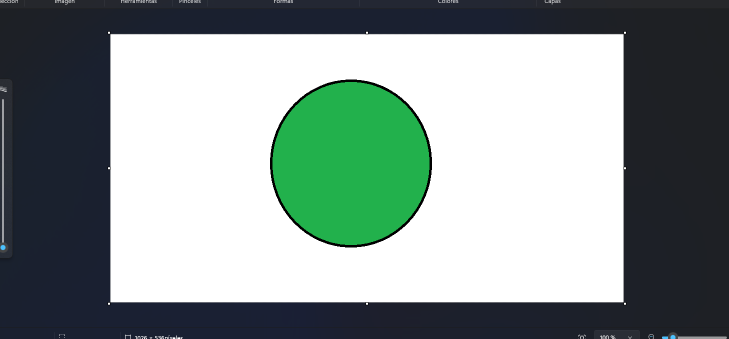
#> input picture src/prueba2.png, 1458 x 677 px, found by its file name (shown at 1/2 size)
$ python medidas.py
#> lines starting #> are read from the running program, lines starting #| are printed output that depends on the picture; after the words box and inside, x2 and y2 are one past the last pixel; in counts of white or black regions, pixels touching at a corner belong together
#> further down, imagen is the input picture: shape (677, 1458, 3); mean B, G, R 145.9, 149.5, 136
import cv2
import numpy as np

def ordenar_puntos(puntos):
    n_puntos = np.concatenate([puntos[0], puntos[1], puntos[2], puntos[3]]).tolist()
    y_order = sorted(n_puntos, key=lambda n_puntos: n_puntos[1])
    x1_order = y_order[:2]
    x1_order = sorted(x1_order, key=lambda x1_order: x1_order[0])
    x2_order = y_order[2:4]
    x2_order = sorted(x2_order, key=lambda x2_order: x2_order[0])
    return [x1_order[0], x1_order[1], x2_order[0], x2_order[1]]

def roi(image, ancho, alto):
#> called with ancho = 1080, alto = 720
    imagen_alineada = None
    gray = cv2.cvtColor(image, cv2.COLOR_BGR2GRAY)
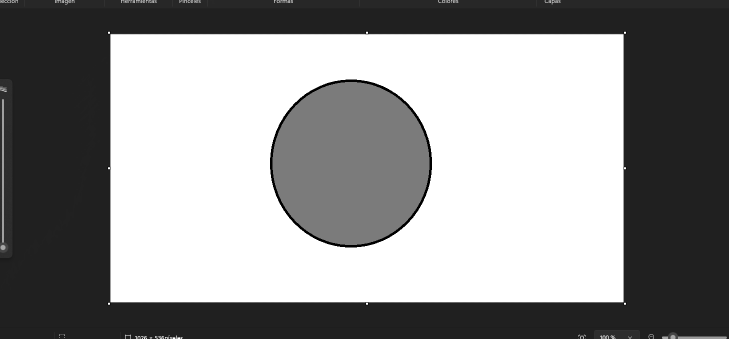
#> gray: shape (677, 1458) (shown at 1/2 size); min 0, max 255, mean 145.1
    _, th = cv2.threshold(gray, 150, 255, cv2.THRESH_BINARY)
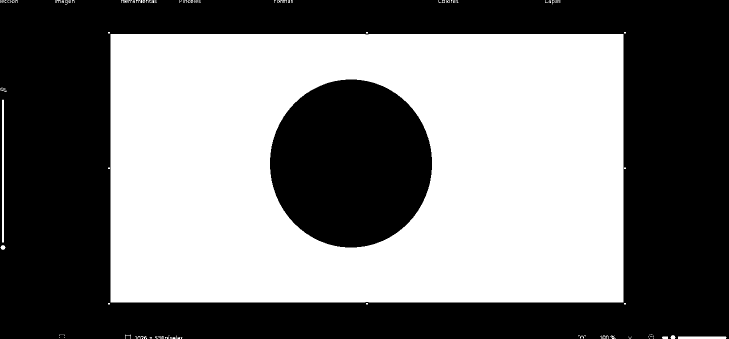
#> th: shape (677, 1458) (shown at 1/2 size); 47.5% white; 106 white regions (87 under 20 px)
    cnts = cv2.findContours(th, cv2.RETR_EXTERNAL, cv2.CHAIN_APPROX_SIMPLE)[0]
#> cnts = 106 contours, 96 with area under 20; largest, box (x1, y1, x2, y2) and area: (221, 68, 1247, 605) 549388, (4, 199, 8, 485) 854, (1356, 673, 1453, 677) 287, (1, 490, 11, 500) 55, (1341, 670, 1351, 677) 40
    cnts = sorted(cnts, key=cv2.contourArea, reverse=True)[:1]
#> cnts = 1 contour; box (x1, y1, x2, y2) and area: (221, 68, 1247, 605) 549388
    for c in cnts:
        epsilon = 0.01 * cv2.arcLength(c, True)
        approx = cv2.approxPolyDP(c, epsilon, True)
        if len(approx) == 4:
            puntos = ordenar_puntos(approx)
            pts1 = np.float32(puntos)
            pts2 = np.float32([[0, 0], [ancho, 0], [0, alto], [ancho, alto]])
            M = cv2.getPerspectiveTransform(pts1, pts2)
            imagen_alineada = cv2.warpPerspective(image, M, (ancho, alto))
#> this loop made 1 pass
#> (epsilon, n_puntos in ordenar_puntos, pts1, pts2) on pass 1: (31.24, [[221, 68], [221, 604], [1246, 604], [1246, 68]], [[221, 68], [1246, 68], [221, 604], [1246, 604]], [[0, 0], [1080, 0], [0, 720], [1080, 720]])
#> pass 1, in roi, `imagen_alineada = cv2.warpPerspective(image, M, (ancho, alto))`:
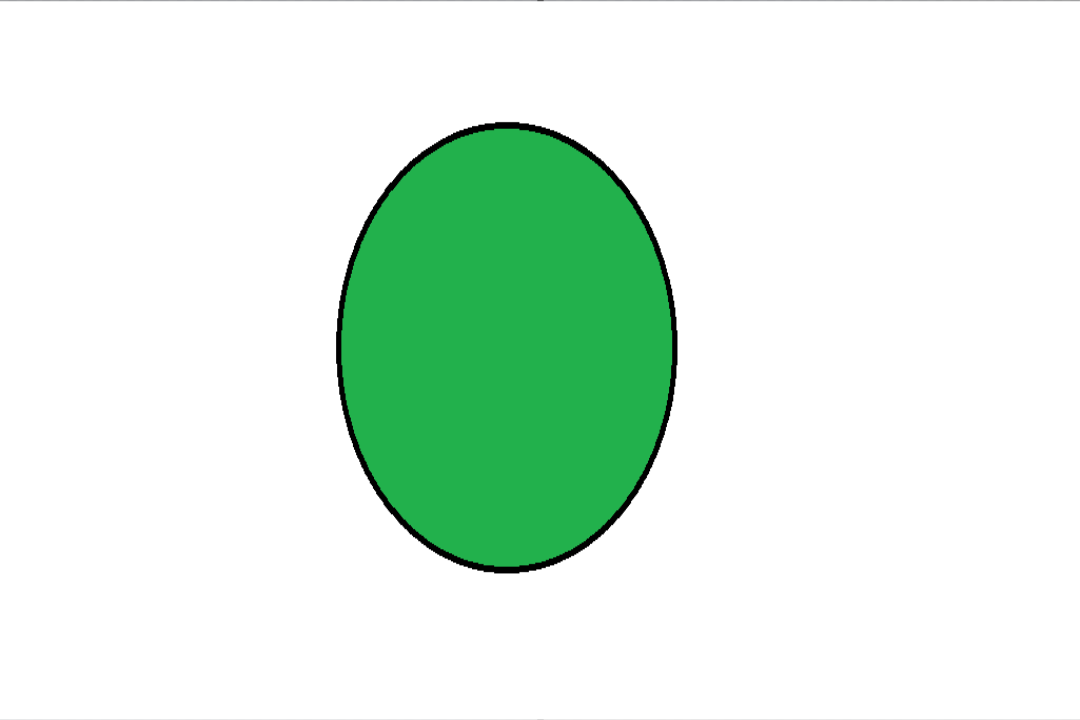
#> imagen_alineada: shape (720, 1080, 3); mean B, G, R 226.3, 241, 220.1
    return imagen_alineada

# Cargar imagen proporcionada
imagen = cv2.imread('src/prueba2.png')

if imagen is not None:
    imagen_A4 = roi(imagen, ancho=1080, alto=720)
    if imagen_A4 is None:
        imagen_A4 = imagen.copy()

    imagenHSV = cv2.cvtColor(imagen_A4, cv2.COLOR_BGR2HSV)
#> imagenHSV: shape (720, 1080, 3); mean H, S, V 10.6, 30.4, 241

    # Rango de verde
    verdeBajo = np.array([36, 25, 25], np.uint8)
    verdeAlto = np.array([86, 255, 255], np.uint8)

    maskVerde = cv2.inRange(imagenHSV, verdeBajo, verdeAlto)
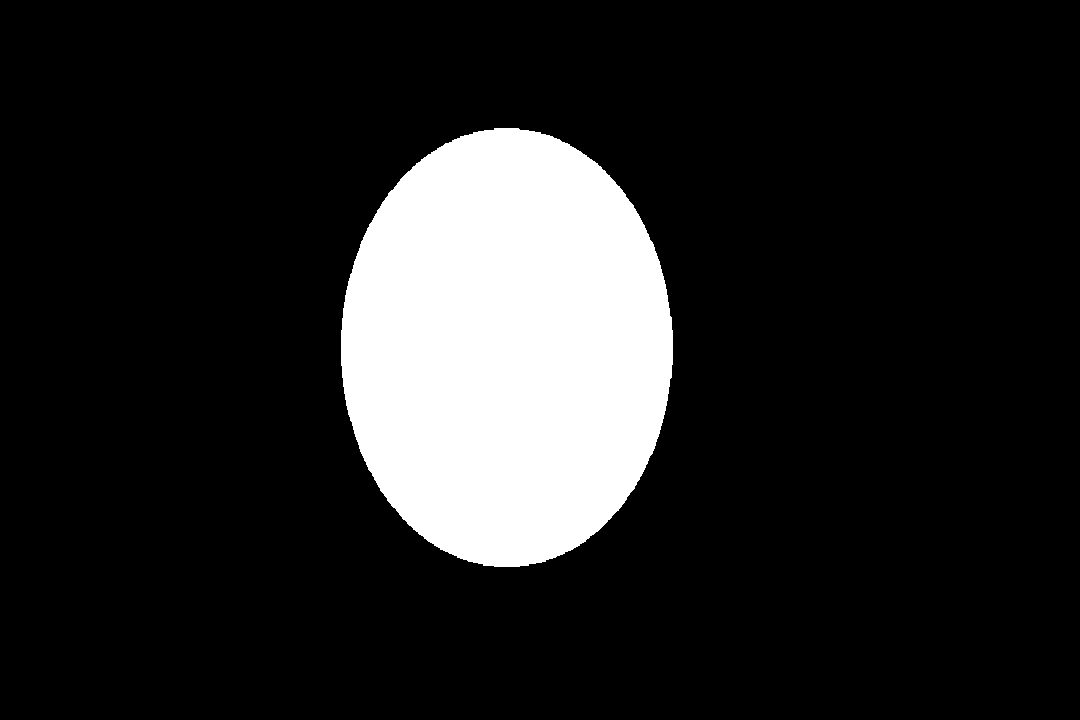
#> maskVerde: shape (720, 1080); 14.7% white; 1 white region
    cnts = cv2.findContours(maskVerde, cv2.RETR_EXTERNAL, cv2.CHAIN_APPROX_SIMPLE)[0]
#> cnts = 1 contour; box (x1, y1, x2, y2) and area: (341, 128, 673, 567) 113736
    cnts = sorted(cnts, key=cv2.contourArea, reverse=True)

    if cnts:
        c = cnts[0]
#> c = contour of 546 points, box (x1, y1, x2, y2) (341, 128, 673, 567), area 113736
        x, y, w, h = cv2.boundingRect(c)
#> x = 341; y = 128; w = 332; h = 439

        # Conversiones a centímetros
        cm_por_pixel_ancho = 21.0 / imagen_A4.shape[1]
#> cm_por_pixel_ancho = 0.0194
        cm_por_pixel_alto = 29.7 / imagen_A4.shape[0]
#> cm_por_pixel_alto = 0.0413

        ancho_cm = w * cm_por_pixel_ancho
#> ancho_cm = 6.46
        alto_cm = h * cm_por_pixel_alto
#> alto_cm = 18.11

        # Dibujar rectángulo
        cv2.rectangle(imagen_A4, (x, y), (x + w, y + h), (0, 0, 255), 2)

        # Líneas horizontales y verticales con color claro
        color_linea = (255, 255, 255)  # blanco
        centro_izq = (x, y + h // 2)
#> centro_izq = (341, 347)
        centro_der = (x + w, y + h // 2)
#> centro_der = (673, 347)
        centro_arriba = (x + w // 2, y)
#> centro_arriba = (507, 128)
        centro_abajo = (x + w // 2, y + h)
#> centro_abajo = (507, 567)

        cv2.line(imagen_A4, centro_izq, centro_der, color_linea, 2)
        cv2.line(imagen_A4, centro_arriba, centro_abajo, color_linea, 2)

        # Texto de dimensiones externas
        font = cv2.FONT_HERSHEY_SIMPLEX
        font_scale = 0.7
        thickness = 2
        color_fuera = (0, 0, 255)  # rojo

        cv2.putText(imagen_A4, f"Ancho: {ancho_cm:.2f} cm", (x + w + 10, y + 30), font, font_scale, color_fuera, thickness)
        cv2.putText(imagen_A4, f"Alto: {alto_cm:.2f} cm", (x + w + 10, y + 60), font, font_scale, color_fuera, thickness)

        # Texto sobre las líneas internas en blanco con sombra negra
        color_texto_dentro = (255, 255, 255)  # blanco
        sombra = (0, 0, 0)  # negro

        mid_h = ((centro_izq[0] + centro_der[0]) // 2, centro_izq[1] - 10)
#> mid_h = (507, 337)
        mid_v = (centro_arriba[0] + 10, (centro_arriba[1] + centro_abajo[1]) // 2)
#> mid_v = (517, 347)

        # Posiciones para los textos de medidas internas (más separados)
        offset_texto = 40  # distancia extra para separar

        mid_h = (
            (centro_izq[0] + centro_der[0]) // 2 - 50,
            centro_izq[1] - offset_texto
        )
#> mid_h = (457, 307)
        mid_v = (
            centro_arriba[0] + offset_texto,
            (centro_arriba[1] + centro_abajo[1]) // 2 + 30
        )
#> mid_v = (547, 377)

        # Sombra (negro) para mejor visibilidad
        cv2.putText(imagen_A4, f"{ancho_cm:.2f} cm", (mid_h[0] + 1, mid_h[1] + 1), font, 0.6, sombra, 2)
        cv2.putText(imagen_A4, f"{alto_cm:.2f} cm", (mid_v[0] + 1, mid_v[1] + 1), font, 0.6, sombra, 2)
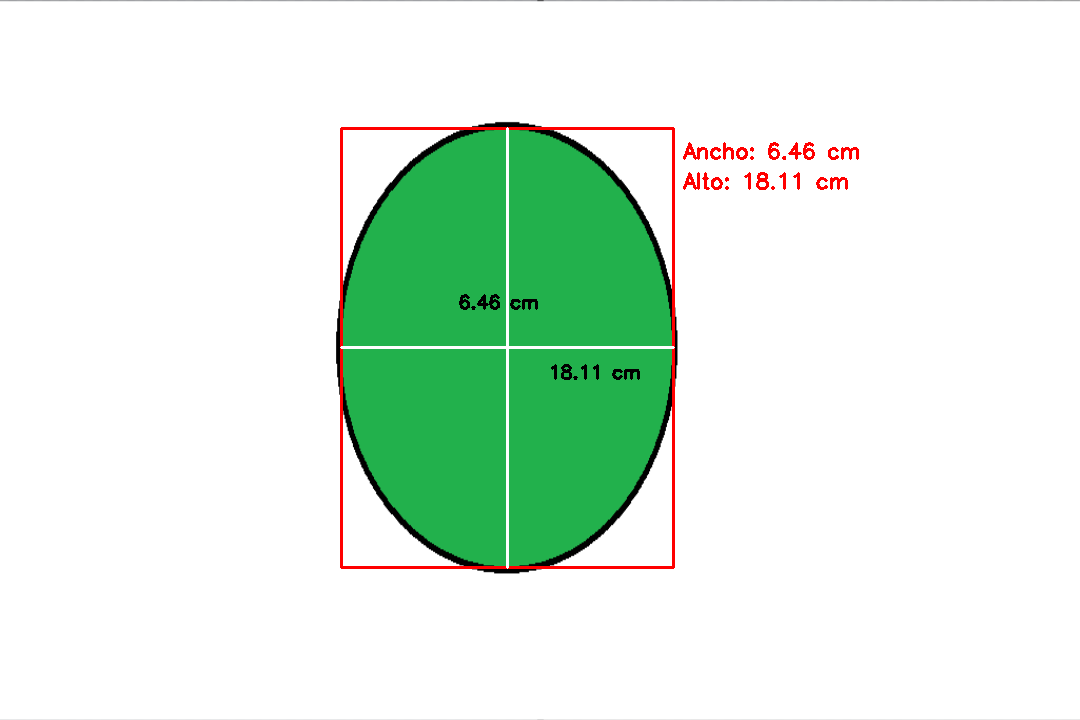
#> imagen_A4: shape (720, 1080, 3); mean B, G, R 224.9, 239.2, 221.1

        # Texto principal (blanco)
        cv2.putText(imagen_A4, f"{ancho_cm:.2f} cm", mid_h, font, 0.6, color_texto_dentro, 1)
#> imagen_A4: shape (720, 1080, 3); 0.02% of pixels changed, all inside (x1, y1, x2, y2) = (459, 294, 536, 308)
        cv2.putText(imagen_A4, f"{alto_cm:.2f} cm", mid_v, font, 0.6, color_texto_dentro, 1)
#> imagen_A4: shape (720, 1080, 3); mean B, G, R 225, 239.3, 221.2

        # Mostrar imagen
        cv2.imshow("Distancias Claras", imagen_A4)
        cv2.waitKey(0)
        cv2.destroyAllWindows()
    else:
        print("No se detectó ningún objeto verde.")
else:
    print("No se pudo cargar la imagen.")

$ run again, with src/prueba1.jpg saved as src/prueba2.png
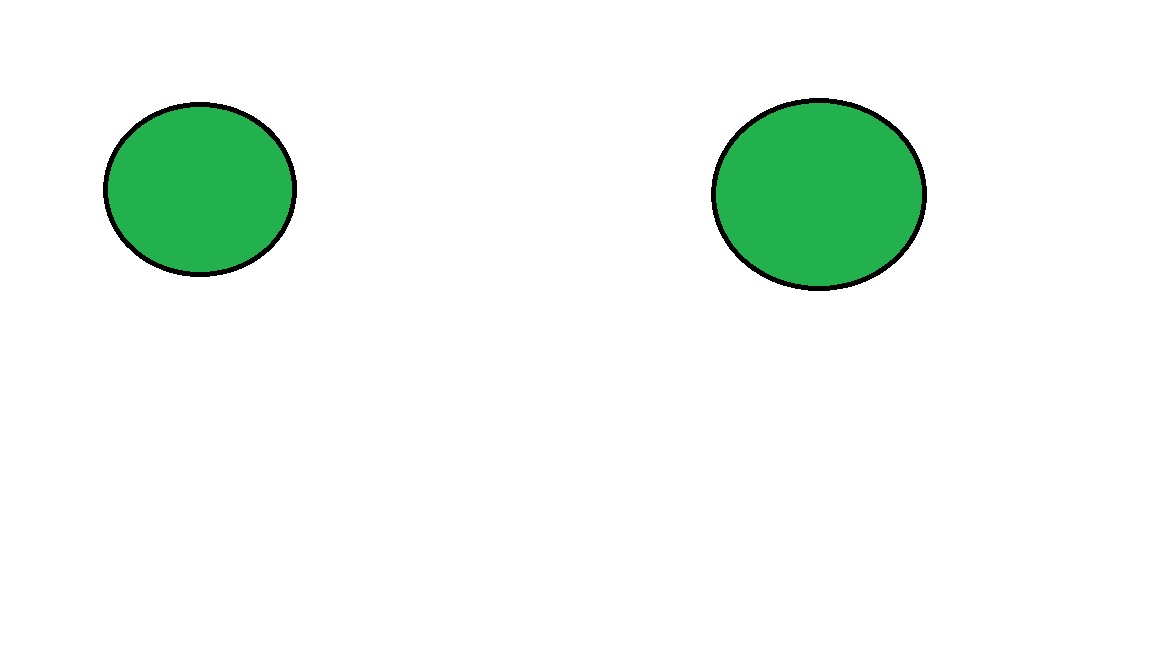
#> input picture src/prueba1.jpg, 1152 x 648 px, found by its file name
#> imagen is the input picture: shape (648, 1152, 3); mean B, G, R 240.3, 247.4, 237.3
#> in roi, `_, th = cv2.threshold(gray, 150, 255, cv2.THRESH_BINARY)`:
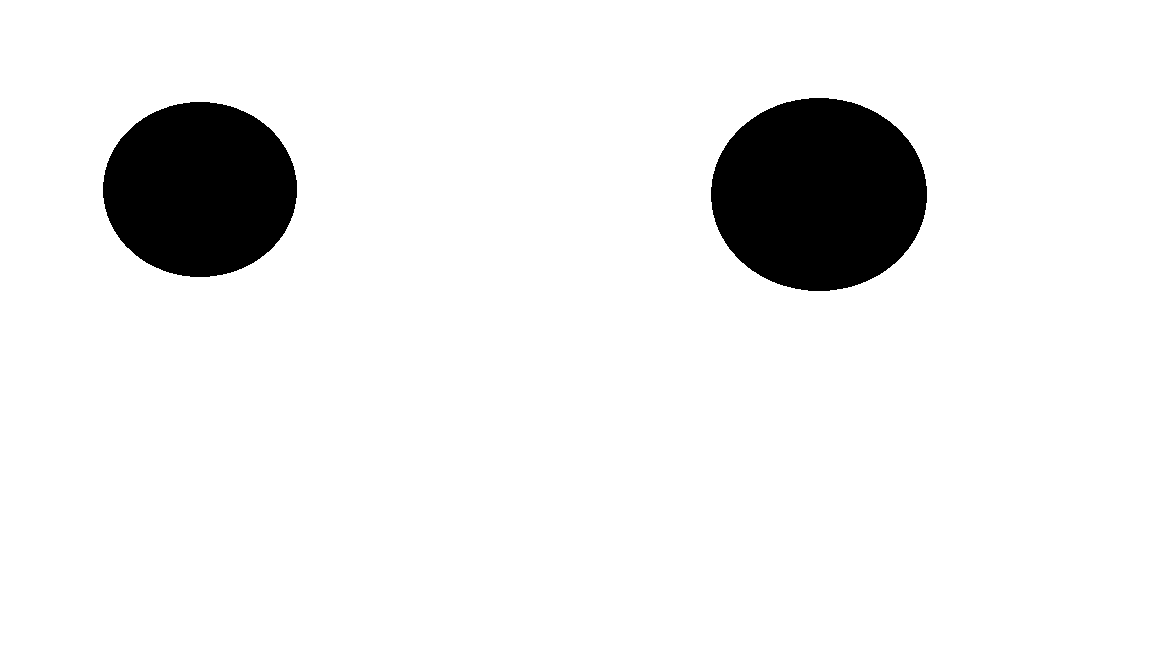
#> th: shape (648, 1152); 92% white; 2 black regions, box (x1, y1, x2, y2) and area: (711, 98, 927, 291) 32727, (103, 102, 297, 277) 26649
#> in roi, `cnts = cv2.findContours(th, cv2.RETR_EXTERNAL, cv2.CHAIN_APPROX_SIMPLE..`: cnts = [[[0, 0], [0, 647], [1151, 647], [1151, 0]]]
#> the loop in roi, `for c in cnts:` made 1 pass
#> (epsilon, n_puntos in ordenar_puntos, pts1, pts2, M) on pass 1: (35.96, [[0, 0], [0, 647], [1151, 647], [1151, 0]], [[0, 0], [1151, 0], [0, 647], [1151, 647]], [[0, 0], [1080, 0], [0, 720], [1080, 720]], [[0.938, 0, 0], [0, 1.11, 0], [0, -3.25e-19, 1]])
#> imagenHSV: shape (720, 1080, 3); mean H, S, V 6.2, 16.1, 247.4
#> maskVerde: shape (720, 1080); 7.3% white; 4 white regions (2 under 20 px)
#> `cnts = cv2.findContours(maskVerde, cv2.RETR_EXTERNAL, cv2.CHAIN_APPROX..`: cnts = 4 contours, 2 with area under 20; largest, box (x1, y1, x2, y2) and area: (671, 114, 866, 319) 31000, (101, 118, 274, 303) 24910
#> `c = cnts[0]`: c = contour of 302 points, box (x1, y1, x2, y2) (671, 114, 866, 319), area 31000
#> x = 671; y = 114; w = 195; h = 205
#> ancho_cm = 3.79
#> alto_cm = 8.46
#> centro_izq = (671, 216)
#> centro_der = (866, 216)
#> centro_arriba = (768, 114)
#> centro_abajo = (768, 319)
#> `mid_h = ((centro_izq[0] + centro_der[0]) // 2, centro_izq[1] - 10)`: mid_h = (768, 206)
#> `mid_v = (centro_arriba[0] + 10, (centro_arriba[1] + centro_abajo[1]) /..`: mid_v = (778, 216)
#> `mid_h = ( (centro_izq[0] + centro_der[0]) // 2 - 50, centro_izq[1] - o..`: mid_h = (718, 176)
#> `mid_v = ( centro_arriba[0] + offset_texto, (centro_arriba[1] + centro_..`: mid_v = (808, 246)
#> `cv2.putText(imagen_A4, f"{alto_cm:.2f} cm", (mid_v[0] + 1, mid_v[1] + ..`:
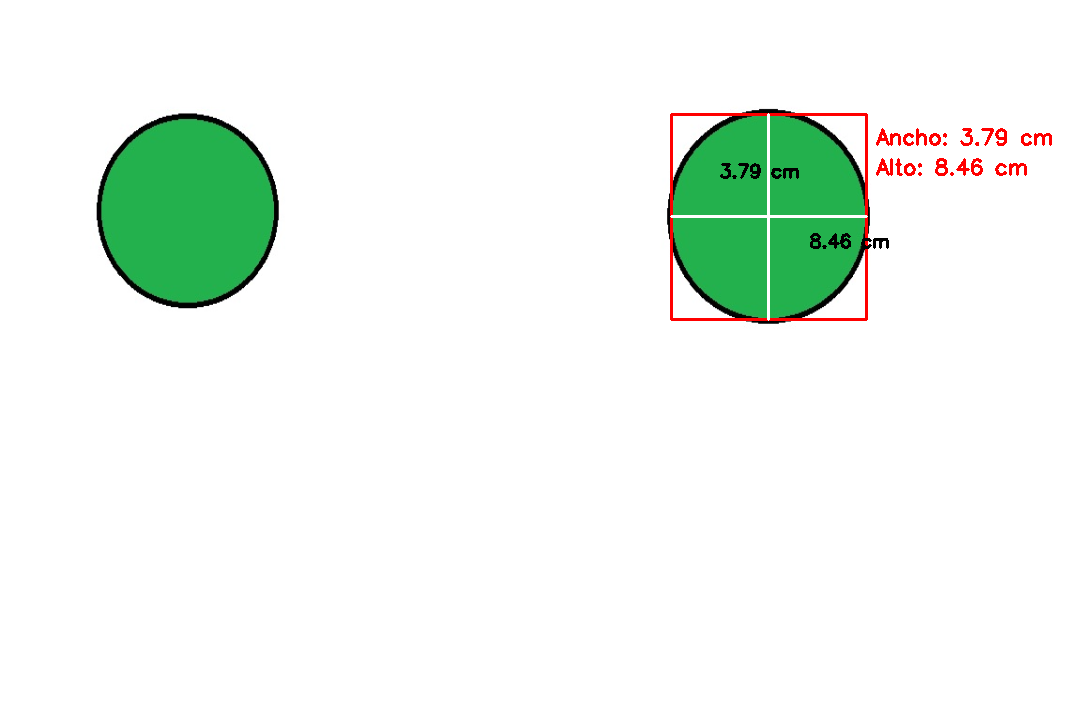
#> imagen_A4: shape (720, 1080, 3); mean B, G, R 239.2, 246, 237.7
